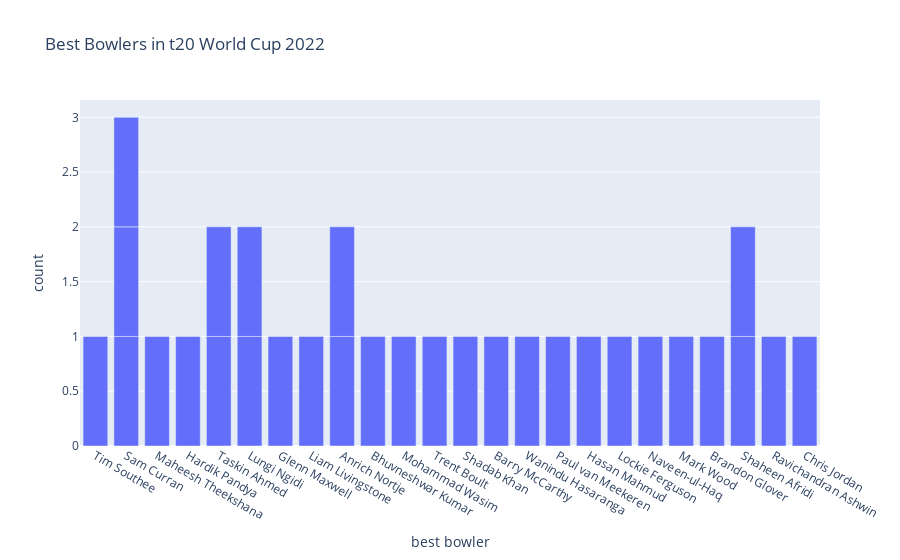

Here is the notebook cell this chart was saved with:
### Markdown cell above
### Virat Kohli, Sam Curran, Taskin Ahmed, Suryakumar Yadav, and Shadab Khan got the player of the match in 2 matches. No player got the player of the match award in more than two matches.

### Code cell
figure = px.bar(data, 
                x=data["best bowler"],
                title="Best Bowlers in t20 World Cup 2022")
figure.show()

### Figure 1 — Plotly figure (JSON) as saved in the notebook; plotly's stock layout.template omitted (floating-point values rounded to 4 significant figures)
{"data": [{"alignmentgroup": "True", "hovertemplate": "best bowler=%{x}<br>count=%{y}<extra></extra>", "legendgroup": "", "marker": {"color": "#636efa", "pattern": {"shape": ""}}, "name": "", "offsetgroup": "", "orientation": "v", "showlegend": false, "textposition": "auto", "type": "bar", "x": ["Tim Southee", "Sam Curran", "Maheesh Theekshana", "Hardik Pandya", "Taskin Ahmed", "Lungi Ngidi", "Glenn Maxwell", "Liam Livingstone", null, "Anrich Nortje", "Bhuvneshwar Kumar", "Mohammad Wasim", null, null, "Trent Boult", "Taskin Ahmed", "Shadab Khan", "Lungi Ngidi", "Barry McCarthy", "Wanindu Hasaranga", "Sam Curran", "Paul van Meekeren", "Hasan Mahmud", "Anrich Nortje", "Lockie Ferguson", "Naveen-ul-Haq", "Mark Wood", "Brandon Glover", "Shaheen Afridi", "Ravichandran Ashwin", "Shaheen Afridi", "Chris Jordan", "Sam Curran"], "xaxis": "x", "y": [1, 1, 1, 1, 1, 1, 1, 1, 1, 1, 1, 1, 1, 1, 1, 1, 1, 1, 1, 1, 1, 1, 1, 1, 1, 1, 1, 1, 1, 1, 1, 1, 1], "yaxis": "y"}], "layout": {"barmode": "relative", "legend": {"tracegroupgap": 0}, "title": {"text": "Best Bowlers in t20 World Cup 2022"}, "xaxis": {"anchor": "y", "domain": [0, 1], "title": {"text": "best bowler"}}, "yaxis": {"anchor": "x", "domain": [0, 1], "title": {"text": "count"}}}}
